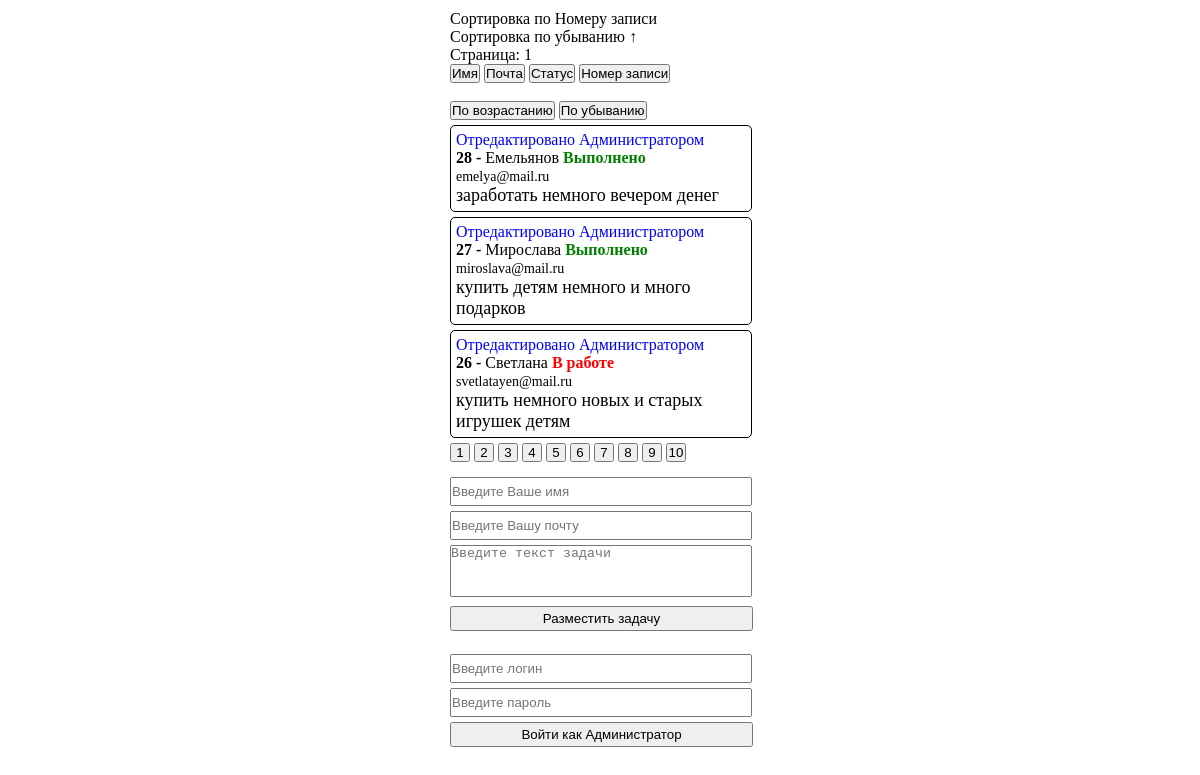
The page / on the database its author committed.
### tables this page shows
CREATE TABLE `tasks` (
  `id` int(10) NOT NULL,
  `show_task` int(10) NOT NULL COMMENT 'отображение задачи',
  `name_user` varchar(255) NOT NULL COMMENT 'имя пользователя',
  `email` varchar(255) NOT NULL,
  `text_task` text NOT NULL,
  `date_time` datetime NOT NULL DEFAULT CURRENT_TIMESTAMP,
  `mark` int(13) NOT NULL COMMENT 'время в миллисекундах для определния пользователя',
  `edited` int(10) NOT NULL
);

### loaderclasses.php (called while the page is built, shortened)
<?php
function myAutoLoader($className){
    $path = 'classes/';
    $ext = '.php';
    $fullPath = $path . $className . $ext;
}

### model.php (called while the page is built, shortened)
<?php
class Model extends Main{
    private $offset;
    protected function getData($cookie, $offset, $limit, $sort){
        $this->cookie = $cookie;
        $offset < 0 ? $this->offset = 0 : $this->offset = $offset;
        $this->limit = $limit;
        $sql_get_data = "SELECT * FROM tasks ORDER BY $this->cookie $sort LIMIT $this->offset, $this->limit ";
        $result = mysqli_query($this->connect(), $sql_get_data);
        return mysqli_fetch_all($result, MYSQLI_ASSOC);
    }
}

### main.php (called while the page is built, shortened)
<?php
class Main{
    private $host = '127.0.0.1';
    private $name = 'mysql';
    private $password = 'mysql';
    private $db = 'apartments';
    protected function connect(){
        $link = mysqli_connect($this->host, $this->name, $this->password, $this->db);
        mysqli_set_charset($link, 'utf8');
        return $link;
    }
}

### view.php (called while the page is built)
<?php
class View extends Model{
    public function getTasks($cookie, $offset, $limit, $sort){
        return $this->getData($cookie, $offset, $limit, $sort);
    }
}

### index.php (the view, shortened to what this page needs)
<?php
    require "loaderclasses.php";
    $get_data = new View();
    $take_data = $get_data->getTasks($_SESSION['name'], $_SESSION['count'], 3, $_SESSION['sort']);
    $take_data_all = $get_data->getTasks($_SESSION['name'], 0, 1000, $_SESSION['sort']);
?>
<!doctype html>
<html lang="en">
<head>
    <link rel="stylesheet" href="styles/styles.css">
</head>
<body>
<div class="task-box-block">
    <div class="task-block">
        <form action="" method="post">
            <?php
            if ($_SESSION['name'] === name_user) {
                echo '<p>Сортировка по Имени</p>';
            } elseif($_SESSION['name'] === email) {
                echo '<p>Сортировка по Почте</p>';
            }elseif($_SESSION['name'] === show_task){
                echo '<p>Сортировка по Статусу</p>';
            }elseif($_SESSION['name'] === id){
                echo '<p>Сортировка по Номеру записи</p>';
            }
            ?>
            <?php
            if ($_SESSION['sort'] === ASC) {
                echo '<p>Сортировка по возрастанию &#8595;</p>';
            } else {
                echo '<p>Сортировка по убыванию &#8593;</p>';
            }
            ?>
            <p>Страница: <?php echo($_SESSION['count'] / 3 + 1); ?></p>
            <input type="submit" name="sort-button" id="sort-button" value="Имя">
            <input type="submit" name="sort-button" id="sort-button" value="Почта">
            <input type="submit" name="sort-button" id="sort-button" value="Статус">
            <input type="submit" name="sort-button" id="sort-button" value="Номер записи"><br><br>
            <input type="submit" name="sort-button" id="sort-button" value="По возрастанию">
            <input type="submit" name="sort-button" id="sort-button" value="По убыванию">
        </form>
        <?php foreach ($take_data as $value):?>
        <div class="each-task">
            <form action="classes/controller.php" method="post">
            <?php
            if(!$_SESSION['admin']){
                if($value['edited'] === '1'){
                    echo '<p style="color: blue;">Отредактировано Администратором</p><br>';
                }
            }
            ?>
            <?php
                if($_SESSION['admin']){
                    echo '<input style="width: 20px;" readonly name="id-user" value="' . $value['id'] . '">';
                }else{
                    echo '<p name="id-user"><b>'. $value['id'] . ' - </b></p>';
                }
            ?>
            <p><?= $value['name_user'] ?></p>
            <?php
            if ($value['show_task'] === '1') {
                echo '<p style="font-weight: bold; color: green; margin-right: 5px;">Выполнено</p>';
            } else {
                echo '<p style="font-weight: bold; color: red; margin-right: 5px;">В работе</p>';
            }
            ?>
            <br>
            <p style="font-size: 14px;"><?= $value['email'] ?></p><br>
            <p style="font-size: 18px;"><?= $value['text_task'] ?></p>
            </form>
        </div>
        <?php endforeach;?>
        <form action="" method="post">
            <?php $i = 0;?>
            <?php foreach ($take_data_all as $val):?><?php ++$i;?><?php endforeach;?>
            <?php for ($m = 1; $m < ceil($i/3) + 1; $m++):?>
                <input type="submit" name="button-navigation" id="button-page" value="<?= $m;?>">
            <?php endfor;?>
        </form>
    </div>
</div>
<div class="form-task-box-block">
    <div class="form-task-block">
        <form action="classes/controller.php" method="post">
            <input type="text" id="form-name" name="name" placeholder="Введите Ваше имя">
            <input type="text" id="form-email" name="email" placeholder="Введите Вашу почту">
            <textarea type="text" name="text" placeholder="Введите текст задачи"></textarea>
            <input type="submit" id="form-button" name="button" value="Разместить задачу">
        </form><br>
        <form action="classes/controller.php" method="post">
            <input type="name" name="name-ad" id="form-name" placeholder="Введите логин">
            <input type="password" name="password" id="form-name" placeholder="Введите пароль">
            <input type="submit" id="form-button" name="second-button" value="Войти как Администратор">
        </form>
    </div>
</div>
</body>
</html>

### styles.css (style rules this page uses)
* { margin: 0; padding: 0; }
.task-box-block, .form-task-box-block { box-sizing: border-box; margin-top: 10px; }
.task-block { width: 300px; position: relative; margin-left: auto; margin-right: auto; }
.form-task-block { width: 300px; position: relative; margin-left: auto; margin-right: auto; }
#form-name, #form-email { width: 298px; height: 25px; margin-top: 5px; }
#form-button { width: 303px; height: 25px; margin-top: 5px; }
textarea { width: 300px; height: 50px; resize: none; margin-top: 5px; }
.each-task { width: 290px; border: 1px solid black; border-radius: 5px; margin: 5px auto; padding: 5px; }
.each-task p { display: inline; }
#button-page { width: 20px; }

### rows shown on the page
tasks: edited "Отредактировано Администратором", id "28", name_user "Емельянов", show_task "Выполнено", email "emelya@mail.ru", text_task "заработать немного вечером денег"
tasks: edited "Отредактировано Администратором", id "27", name_user "Мирослава", show_task "Выполнено", email "miroslava@mail.ru", text_task "купить детям немного и много подарков"
tasks: edited "Отредактировано Администратором", id "26", name_user "Светлана", show_task "В работе", email "svetlatayen@mail.ru", text_task "купить немного новых и старых игрушек детям"

### other values the page prints
$_SESSION['count'] / 3 + 1 "1"
